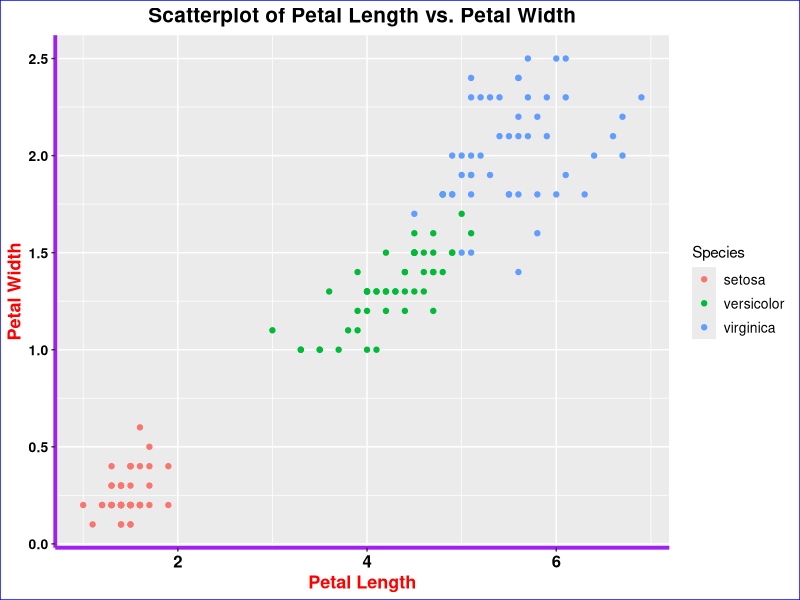

This chart was generated by the following R code:
## ---- chunk 1

library(dplyr)
library(ggplot2)

data("iris")

# Plot using geom_text to show emojis
ggplot(data = iris, aes(x = Petal.Length, y = Petal.Width, colour = Species)) + 
geom_point() + 
  labs(title = "Scatterplot of Petal Length vs. Petal Width",
       x = "Petal Length", 
       y = "Petal Width") +
      theme(axis.text.x = element_text(colour = "black", size = 12, face = "bold"),                    axis.line = element_line(colour = "purple", linewidth = 1.3), 
        axis.title.x = element_text(colour = "red", size = 13, face = "bold"), 
        axis.title.y = element_text(colour = "red", size = 13, face = "bold"), 
        plot.title = element_text(colour = "black", face = "bold", hjust = 0.5, size= 15), 
        plot.background = element_rect(fill = NULL, color = "blue"), 
        axis.text.y = element_text(color = "black", face = "bold", size = 10), 
        legend.text = element_text(size = 10))


